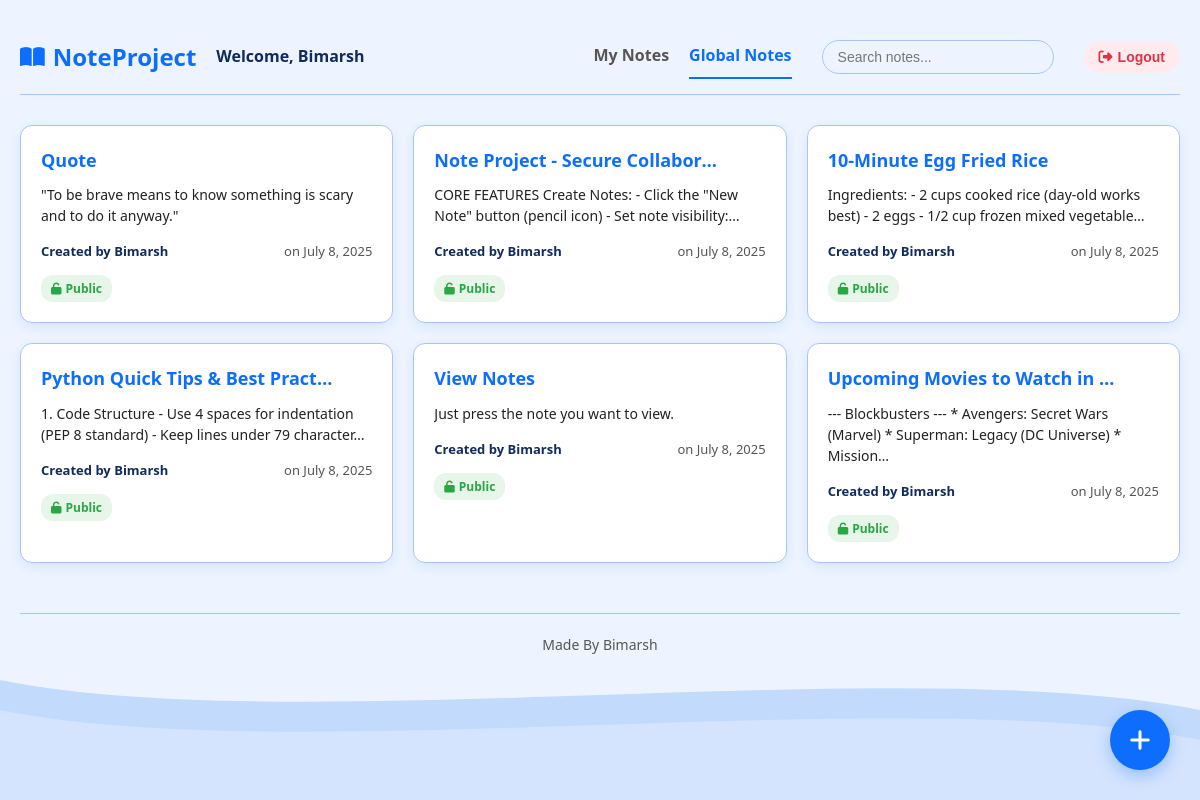
The page / (signed in) on the database its author committed.
### noteapp/models.py (models this page shows, shortened)
class Note(models.Model):
    title = models.CharField(max_length=255)
    content = models.TextField()
    is_public = models.BooleanField(default=False)
    owner = models.ForeignKey(User, on_delete=models.CASCADE)
    created_at = models.DateTimeField(auto_now_add=True)
    updated_at = models.DateTimeField(auto_now=True)

### account/views.py (the view)
# urls.py: path('',views.dashboard_view,name='dashboard'),
def dashboard_view(request):
    query = request.GET.get('q')
    if request.user.is_authenticated:
        user_notes = Note.objects.filter(owner=request.user)
    else:
        user_notes = []
    global_notes = Note.objects.filter(is_public=True)
    if query:
        global_notes = global_notes.filter(title__icontains=query)
        if request.user.is_authenticated:
            user_notes = user_notes.filter(title__icontains=query)
    context = {
        'user_notes': user_notes,
        'global_notes': global_notes,
    }
    return render(request, 'dashboard.html', context)

### account/templates/dashboard.html (shortened to what this page needs)
{% extends 'layouts/index.html' %}
{% block content %}
<link rel="stylesheet" href="https://cdnjs.cloudflare.com/ajax/libs/font-awesome/6.5.0/css/all.min.css" />
<div class="app-container">
  <header class="app-header">
    <div class="logo-container" onclick="window.location.href='{% url 'dashboard' %}'">
      <div class="logo">
        <i class="fas fa-book-open logo-icon"></i>
        <span>NoteProject</span>
      </div>
      {% if user.is_authenticated %}
        <div class="welcome-message">Welcome, {{ user.username }}</div>
      {% else %}
        <div class="welcome-message">Welcome To NoteProject</div>
      {% endif %}
    </div>
    <div class="nav-container">
      <div class="nav-tabs">
        <div class="nav-tab" id="personalTabBtn">My Notes</div>
        <div class="nav-tab active" id="globalTabBtn">Global Notes</div>
      </div>
      <form method="GET" action="">
        <input type="text" class="search-bar" name="q" placeholder="Search notes..." value="{{ request.GET.q }}" id="searchInput">
      </form>
      {% if user.is_authenticated %}
        <form method="POST" action="{% url 'logout' %}">
          <button type="submit" class="logout-btn">
            <i class="fas fa-sign-out-alt"></i>
            Logout
          </button>
        </form>
      {% endif %}
    </div>
  </header>
  <main>
    <div id="globalNotesTab">
      <div class="notes-grid" id="globalNotesGrid">
        {% if global_notes %}
          {% for note in global_notes %}
          <div class="note-card" onclick="window.location.href='#viewNote{{ note.id }}'">
            <h3 class="note-title">{{ note.title }}</h3>
            <p class="note-content">{{ note.content|truncatechars:100 }}</p>
            <div class="note-meta">
              <span class="note-author">Created by {{ note.owner.username }}</span>
              <span class="note-date">on {{ note.created_at|date:"F j, Y" }}</span>
            </div>
            <div class="note-status public">
              <i class="fas fa-unlock"></i> Public
            </div>
          </div>
          {% endfor %}
        {% endif %}
      </div>
    </div>
  </main>
  <footer class="app-footer">
    Made By Bimarsh
  </footer>
</div>
<div class="bottom-wave" aria-hidden="true">
  <svg viewBox="0 0 1440 150" preserveAspectRatio="none" width="100%" height="150" xmlns="http://www.w3.org/2000/svg">
    <path fill="#c2dafb" d="M0,30 C360,90 1080,0 1440,60 L1440,150 L0,150 Z"></path>
    <path fill="#dce9ff" d="M0,60 C360,120 1080,30 1440,90 L1440,150 L0,150 Z" opacity="0.7"></path>
  </svg>
</div>
{% if user.is_authenticated %}
<a href="{% url 'create_note' %}" class="fab">
  <i class="fas fa-plus"></i>
</a>
{% else %}
<a href="{% url 'login' %}" class="fab">
  <i class="fas fa-plus"></i>
</a>
{% endif %}
{% endblock %}

### account/templates/layouts/index.html (style rules this page uses)
body { margin: 0; font-family: 'Segoe UI', Tahoma, Geneva, Verdana, sans-serif; background-color: #eef4ff; color: #222; }
a { text-decoration: none; color: #0d6efd; }

### account/templates/dashboard.html (style rules this page uses)
:root { --primary: #0d6efd; --primary-light: #a6c5f7; --primary-lighter: #dce9ff; --primary-lightest: #eef4ff; --text: #222; --text-dark: #102b5d; --text-light: #555; --border: #a6c5f7; --bg: #eef4ff; --card-bg: #ffffff; --danger: #dc3545; --success: #28a745; --warning: #ffc107; }
body { background: var(--bg); font-family: 'Segoe UI', Tahoma, Geneva, Verdana, sans-serif; margin: 0; padding: 0; color: var(--text); line-height: 1.6; min-height: 100vh; position: relative; overflow-x: hidden; }
.bottom-wave { position: fixed; bottom: 0; left: 0; width: 100%; height: 150px; pointer-events: none; z-index: 1; }
.app-container { max-width: 1200px; margin: 0 auto; padding: 20px; position: relative; z-index: 2; }
.app-header { display: flex; justify-content: space-between; align-items: center; padding: 15px 0; margin-bottom: 30px; border-bottom: 1px solid var(--border); }
.logo-container { display: flex; align-items: center; gap: 10px; cursor: pointer; }
.logo { font-size: 24px; font-weight: 800; color: var(--primary); display: flex; align-items: center; gap: 8px; }
.logo-icon { font-size: 22px; }
.welcome-message { font-size: 16px; color: var(--text-dark); margin-left: 10px; font-weight: 600; }
.nav-container { display: flex; align-items: center; gap: 30px; }
.nav-tabs { display: flex; gap: 20px; }
.nav-tab { padding: 8px 0; font-weight: 600; color: var(--text-light); cursor: pointer; border-bottom: 2px solid transparent; transition: all 0.2s; }
.nav-tab.active { color: var(--primary); border-bottom-color: var(--primary); }
.search-bar { padding: 8px 15px; border: 1px solid var(--border); border-radius: 20px; font-size: 14px; width: 200px; transition: all 0.3s; background: var(--primary-lightest); }
.logout-btn { background: #ffebee; color: var(--danger); border: none; padding: 8px 15px; border-radius: 20px; font-size: 14px; cursor: pointer; transition: all 0.2s; display: flex; align-items: center; gap: 5px; font-weight: 600; }
.notes-grid { display: grid; grid-template-columns: repeat(auto-fill, minmax(280px, 1fr)); gap: 20px; margin-top: 20px; }
.note-card { background: var(--card-bg); border-radius: 12px; padding: 20px; box-shadow: 0 4px 14px rgba(13, 110, 253, 0.1); transition: all 0.2s; position: relative; border: 1px solid var(--border); cursor: pointer; }
.note-title { font-size: 18px; font-weight: 700; margin: 0 0 10px; color: var(--primary); white-space: nowrap; overflow: hidden; text-overflow: ellipsis; padding-right: 40px; }
.note-content { font-size: 14px; color: var(--text); margin: 0 0 15px; display: -webkit-box; -webkit-line-clamp: 3; -webkit-box-orient: vertical; overflow: hidden; line-height: 1.5; }
.note-meta { font-size: 13px; color: var(--text-dark); display: flex; justify-content: space-between; align-items: center; margin-bottom: 8px; }
.note-author { font-weight: 700; color: var(--text-dark); }
.note-date { color: var(--text-light); }
.note-status { font-size: 12px; padding: 4px 10px; border-radius: 12px; display: inline-flex; align-items: center; gap: 4px; margin-top: 5px; font-weight: 600; }
.public { background: #e8f5e9; color: var(--success); }
.app-footer { text-align: center; margin-top: 50px; padding: 20px 0; color: var(--text-light); font-size: 14px; border-top: 1px solid var(--border); position: relative; z-index: 2; }
.fab { position: fixed; bottom: 30px; right: 30px; width: 60px; height: 60px; border-radius: 50%; background: var(--primary); color: white; display: flex; align-items: center; justify-content: center; font-size: 24px; box-shadow: 0 6px 16px rgba(13, 110, 253, 0.3); cursor: pointer; transition: all 0.2s; z-index: 100; border: none; }

### rows shown on the page
Note: title "Quote", content "\"To be brave means to know something is scary and to do it anyway.\"", owner.username "Bimarsh", created_at "July 8, 2025"
Note: title "Note Project - Secure Collabor…", content "CORE FEATURES Create Notes: - Click the \"New Note\" button (pencil icon) - Set note visibility:…", owner.username "Bimarsh", created_at "July 8, 2025"
Note: title "10-Minute Egg Fried Rice", content "Ingredients: - 2 cups cooked rice (day-old works best) - 2 eggs - 1/2 cup frozen mixed vegetable…", owner.username "Bimarsh", created_at "July 8, 2025"
Note: title "Python Quick Tips & Best Prac…", content "1. Code Structure - Use 4 spaces for indentation (PEP 8 standard) - Keep lines under 79 character…", owner.username "Bimarsh", created_at "July 8, 2025"
Note: title "View Notes", content "Just press the note you want to view.", owner.username "Bimarsh", created_at "July 8, 2025"
Note: title "Upcoming Movies to Watch in…", content "--- Blockbusters --- * Avengers: Secret Wars (Marvel) * Superman: Legacy (DC Universe) * Mission…", owner.username "Bimarsh", created_at "July 8, 2025"

### other values the page prints
{{ user.username }} "Bimarsh"
